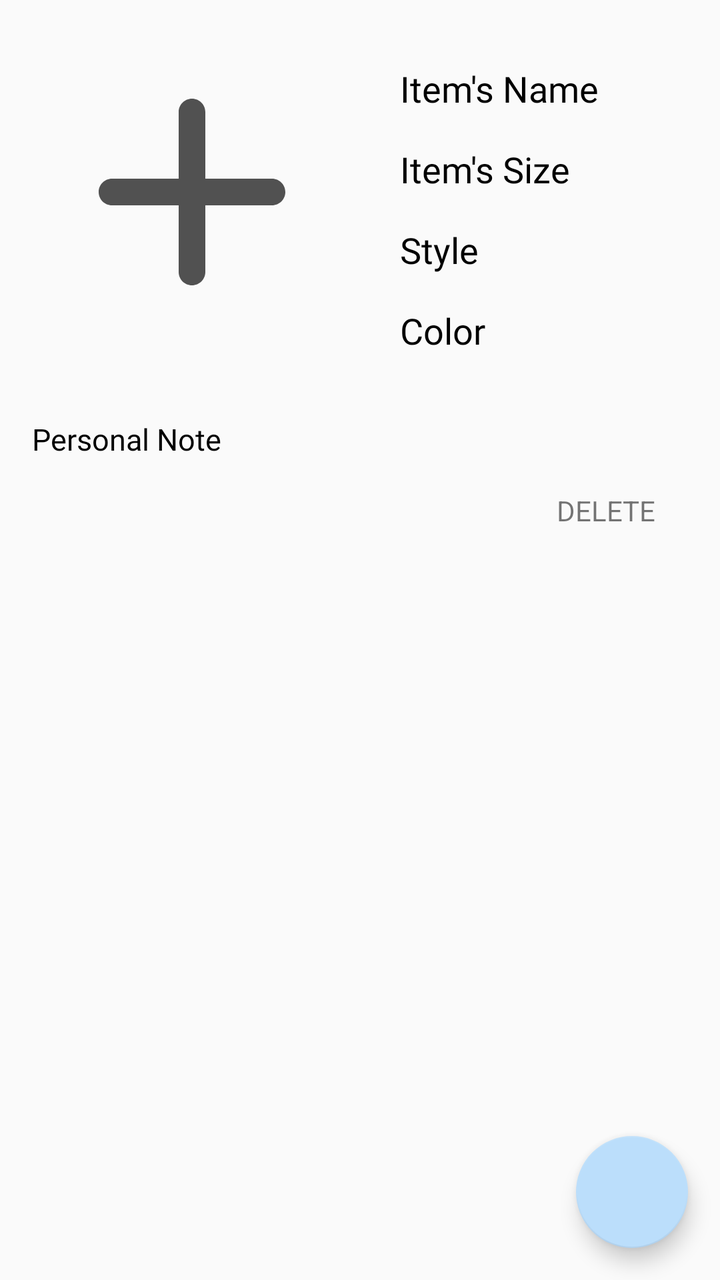
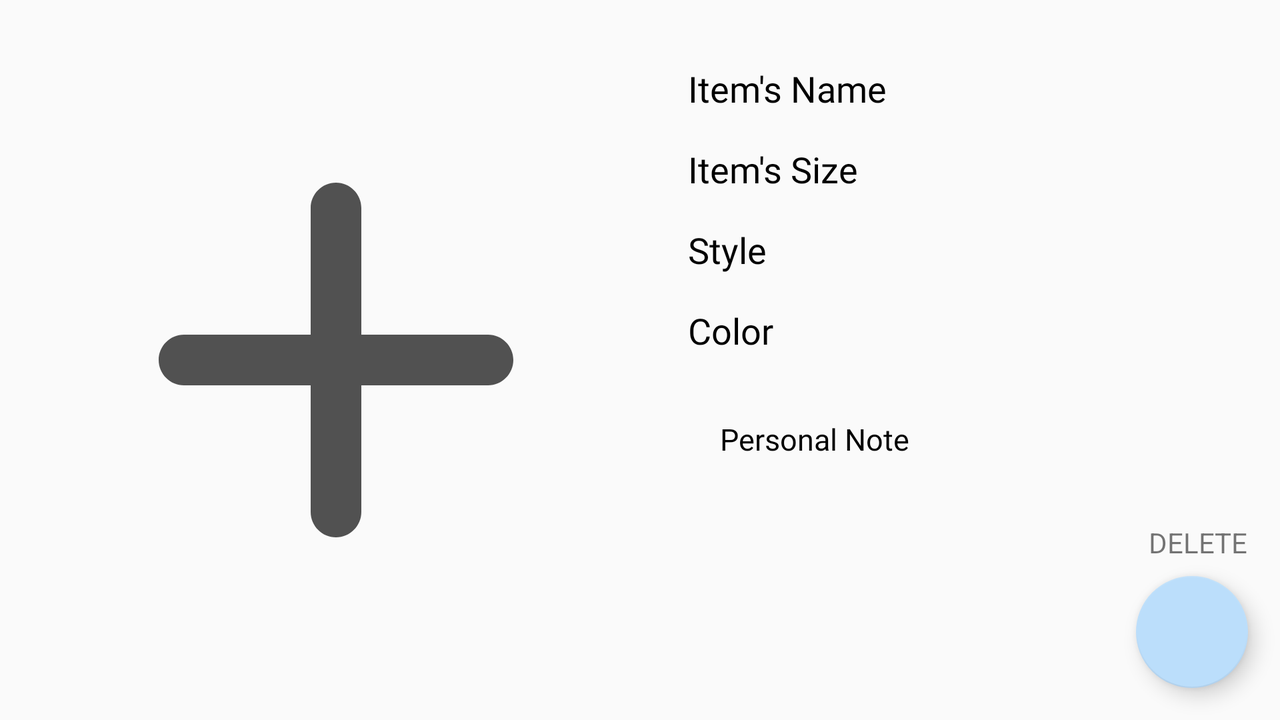

An Android layout and its configuration variant, each rendered on a device that would load it. The default file and the variant file are quoted in full after the pictures.
<!-- AndroidManifest.xml: application theme AppTheme -->
<!-- res/layout/fragment_clothes_detail_info.xml -->
<?xml version="1.0" encoding="utf-8"?>
<androidx.constraintlayout.widget.ConstraintLayout xmlns:android="http://schemas.android.com/apk/res/android"
    xmlns:app="http://schemas.android.com/apk/res-auto"
    xmlns:tools="http://schemas.android.com/tools"
    android:layout_width="match_parent"
    android:layout_height="match_parent"
    android:id="@+id/fragment_detail_main_layout"
    tools:context=".ui.fragments.ClothesDetailInfoFragment">

    <androidx.appcompat.widget.AppCompatImageView
        android:id="@+id/fragment_detail_image"
        android:layout_width="0dp"
        android:layout_height="wrap_content"
        android:layout_margin="@dimen/default_side_margin"
        android:adjustViewBounds="true"
        android:contentDescription="@string/image_of_the_clothing_item"
        app:layout_constraintEnd_toStartOf="@+id/fragment_detail_layout"
        app:layout_constraintHorizontal_chainStyle="spread"
        app:layout_constraintStart_toStartOf="parent"
        app:layout_constraintTop_toTopOf="parent"
        app:srcCompat="@drawable/ic_plus" />

    <LinearLayout
        android:id="@+id/fragment_detail_layout"
        android:layout_width="0dp"
        android:layout_height="wrap_content"
        android:layout_marginStart="@dimen/dp8"
        android:orientation="vertical"
        app:layout_constraintBottom_toBottomOf="@id/fragment_detail_image"
        app:layout_constraintEnd_toEndOf="parent"
        app:layout_constraintStart_toEndOf="@+id/fragment_detail_image"
        app:layout_constraintTop_toTopOf="@id/fragment_detail_image"
        app:layout_constraintVertical_bias="0.0">

        <androidx.appcompat.widget.AppCompatTextView
            android:id="@+id/fragment_detail_name"
            style="@style/FilterInfoDetail"
            android:layout_width="match_parent"
            android:layout_height="wrap_content"
            tools:text="@string/item_name" />

        <androidx.appcompat.widget.AppCompatTextView
            android:id="@+id/fragment_detail_size"
            style="@style/FilterInfoDetail"
            android:layout_width="match_parent"
            android:layout_height="wrap_content"
            tools:text="@string/item_size" />

        <androidx.appcompat.widget.AppCompatTextView
            android:id="@+id/fragment_detail_style"
            style="@style/FilterInfoDetail"
            android:layout_width="match_parent"
            android:layout_height="wrap_content"
            android:layout_marginTop="@dimen/default_side_margin"
            tools:text="@string/style" />

        <androidx.appcompat.widget.AppCompatTextView
            android:id="@+id/fragment_detail_color"
            style="@style/FilterInfoDetail"
            android:layout_width="match_parent"
            android:layout_height="wrap_content"
            android:layout_marginTop="@dimen/default_side_margin"
            tools:text="@string/color" />

    </LinearLayout>

    <androidx.constraintlayout.widget.Barrier
        android:id="@+id/labelBarrier"
        android:layout_width="wrap_content"
        android:layout_height="1dp"
        app:barrierDirection="bottom"
        app:constraint_referenced_ids="fragment_detail_layout,fragment_detail_image" />

    <androidx.appcompat.widget.AppCompatTextView
        android:id="@+id/fragment_detail_note"
        style="@style/PlainText"
        android:layout_width="match_parent"
        android:layout_height="wrap_content"
        android:layout_margin="@dimen/default_side_margin"
        android:paddingTop="@dimen/default_side_margin"
        app:layout_constraintEnd_toEndOf="parent"
        app:layout_constraintStart_toStartOf="parent"
        app:layout_constraintTop_toBottomOf="@id/labelBarrier"
        tools:text="@string/personal_note" />

    <TextView
        android:id="@+id/fragment_detail_delete"
        style="@style/Button"
        android:layout_width="wrap_content"
        android:layout_height="wrap_content"
        android:layout_margin="@dimen/default_side_margin"
        android:drawableStart="@drawable/ic_menu_delete"
        android:drawablePadding="@dimen/dp4"
        android:paddingEnd="@dimen/default_side_margin"
        android:text="@string/delete"
        app:layout_constraintEnd_toEndOf="parent"
        app:layout_constraintTop_toBottomOf="@+id/fragment_detail_note"
        tools:ignore="RtlSymmetry" />

    <com.google.android.material.floatingactionbutton.FloatingActionButton
        android:id="@+id/fragment_detail_fab"
        android:layout_width="wrap_content"
        android:layout_height="wrap_content"
        android:layout_margin="@dimen/default_side_margin"
        android:contentDescription="@string/edit"
        android:gravity="center_vertical"
        android:src="@drawable/ic_edit_query"
        app:layout_constraintBottom_toBottomOf="parent"
        app:layout_constraintEnd_toEndOf="parent" />

</androidx.constraintlayout.widget.ConstraintLayout>
<!-- resources referenced by this layout -->
<resources>
  <dimen name="default_side_margin">16dp</dimen>
  <dimen name="dp4">4dp</dimen>
  <dimen name="dp8">8dp</dimen>
  <!-- drawable ic_plus (drawable) -->
  <?xml version="1.0" encoding="utf-8"?>
  <vector xmlns:android="http://schemas.android.com/apk/res/android"
      android:width="24.0dp"
      android:height="24.0dp"
      android:viewportWidth="24.0"
      android:viewportHeight="24.0">
  
      <path
          android:fillColor="@color/grey"
          android:pathData="M18,13h-5v5c0,0.55 -0.45,1 -1,1h0c-0.55,0 -1,-0.45 -1,-1v-5H6c-0.55,0 -1,-0.45 -1,-1v0c0,-0.55 0.45,-1 1,-1h5V6c0,-0.55 0.45,-1 1,-1h0c0.55,0 1,0.45 1,1v5h5c0.55,0 1,0.45 1,1v0C19,12.55 18.55,13 18,13z" />
  
  </vector>
  <string name="color">Color</string>
  <string name="delete">Delete</string>
  <string name="edit">Edit</string>
  <string name="image_of_the_clothing_item">Image of the clothing item</string>
  <string name="item_name">Item\'s Name</string>
  <string name="item_size">Item\'s Size</string>
  <string name="personal_note">Personal Note</string>
  <string name="style">Style</string>
  <style name="Button">
          <item name="android:background">@drawable/bckg_btn</item>
          <item name="android:gravity">center</item>
          <item name="textAllCaps">true</item>
      </style>
  <style name="FilterInfoDetail">
          <item name="android:textSize">18sp</item>
          <item name="android:fontFamily">@font/bodonio</item>
          <item name="android:textColor">@android:color/black</item>
          <item name="android:layout_marginTop">@dimen/default_side_margin</item>
      </style>
  <style name="PlainText">
          <item name="android:textSize">15sp</item>
          <item name="android:lineSpacingMultiplier">1.3</item>
          <item name="android:fontFamily">@font/bodonio</item>
          <item name="android:textColor">@android:color/black</item>
      </style>
  <style name="AppTheme" parent="Theme.AppCompat.Light.DarkActionBar">
          
          <item name="colorPrimary">@color/colorPrimary</item>
          <item name="colorPrimaryDark">@color/colorPrimaryDark</item>
          <item name="colorAccent">@color/colorAccent</item>
      </style>
  <color name="grey">#515151</color>
  <color name="colorPrimary">#ffecb3</color>
  <color name="colorPrimaryDark">#cbba83</color>
  <color name="colorAccent">#bbdefb</color>
</resources>
<!-- res/layout-land/fragment_clothes_detail_info.xml (the repository's variant of the layout above) -->
<!-- drawn on the phone turned sideways -->
<?xml version="1.0" encoding="utf-8"?>
<androidx.constraintlayout.widget.ConstraintLayout xmlns:android="http://schemas.android.com/apk/res/android"
    xmlns:app="http://schemas.android.com/apk/res-auto"
    xmlns:tools="http://schemas.android.com/tools"
    android:layout_width="match_parent"
    android:layout_height="match_parent"
    android:id="@+id/fragment_detail_main_layout"
    tools:context=".ui.fragments.ClothesDetailInfoFragment">

    <androidx.appcompat.widget.AppCompatImageView
        android:id="@+id/fragment_detail_image"
        android:layout_width="0dp"
        android:layout_height="0dp"
        android:layout_margin="@dimen/default_side_margin"
        android:adjustViewBounds="true"
        android:contentDescription="@string/image_of_the_clothing_item"
        android:maxWidth="@dimen/max_img_detail_width"
        app:layout_constraintBottom_toBottomOf="parent"
        app:layout_constraintEnd_toStartOf="@+id/fragment_detail_scrollv_only_landscape"
        app:layout_constraintHorizontal_chainStyle="spread"
        app:layout_constraintStart_toStartOf="parent"
        app:layout_constraintTop_toTopOf="parent"
        app:srcCompat="@drawable/ic_plus" />

    <ScrollView
        android:id="@+id/fragment_detail_scrollv_only_landscape"
        android:layout_width="0dp"
        android:layout_height="0dp"
        app:layout_constraintBottom_toBottomOf="parent"
        app:layout_constraintEnd_toEndOf="parent"
        app:layout_constraintStart_toEndOf="@+id/fragment_detail_image"
        app:layout_constraintTop_toTopOf="@id/fragment_detail_image"
        app:layout_constraintVertical_bias="0.0">

        <LinearLayout
            android:id="@+id/fragment_detail_layout"
            android:layout_width="match_parent"
            android:layout_height="wrap_content"
            android:layout_marginStart="@dimen/dp8"
            android:orientation="vertical">

            <androidx.appcompat.widget.AppCompatTextView
                android:id="@+id/fragment_detail_name"
                style="@style/FilterInfoDetail"
                android:layout_width="match_parent"
                android:layout_height="wrap_content"
                tools:text="@string/item_name" />

            <androidx.appcompat.widget.AppCompatTextView
                android:id="@+id/fragment_detail_size"
                style="@style/FilterInfoDetail"
                android:layout_width="match_parent"
                android:layout_height="wrap_content"
                tools:text="@string/item_size" />

            <androidx.appcompat.widget.AppCompatTextView
                android:id="@+id/fragment_detail_style"
                style="@style/FilterInfoDetail"
                android:layout_width="match_parent"
                android:layout_height="wrap_content"
                android:layout_marginTop="@dimen/default_side_margin"
                tools:text="@string/style" />

            <androidx.appcompat.widget.AppCompatTextView
                android:id="@+id/fragment_detail_color"
                style="@style/FilterInfoDetail"
                android:layout_width="match_parent"
                android:layout_height="wrap_content"
                android:layout_marginTop="@dimen/default_side_margin"
                tools:text="@string/color" />

            <androidx.appcompat.widget.AppCompatTextView
                android:id="@+id/fragment_detail_note"
                style="@style/PlainText"
                android:layout_width="match_parent"
                android:layout_height="wrap_content"
                android:layout_margin="@dimen/default_side_margin"
                android:paddingTop="@dimen/default_side_margin"
                tools:text="@string/personal_note" />

            <TextView
                android:id="@+id/fragment_detail_delete"
                style="@style/Button"
                android:layout_width="wrap_content"
                android:layout_height="wrap_content"
                android:layout_gravity="end"
                android:layout_margin="@dimen/default_side_margin"
                android:drawableStart="@drawable/ic_menu_delete"
                android:drawablePadding="@dimen/dp4"
                android:text="@string/delete" />
        </LinearLayout>
    </ScrollView>

    <com.google.android.material.floatingactionbutton.FloatingActionButton
        android:id="@+id/fragment_detail_fab"
        android:layout_width="wrap_content"
        android:layout_height="wrap_content"
        android:layout_margin="@dimen/default_side_margin"
        android:contentDescription="@string/edit"
        android:gravity="center_vertical"
        android:src="@drawable/ic_edit_query"
        app:layout_constraintBottom_toBottomOf="parent"
        app:layout_constraintEnd_toEndOf="parent" />

</androidx.constraintlayout.widget.ConstraintLayout>
<!-- resources referenced by the variant -->
<!-- as the phone turned sideways resolves them -->
<resources>
  <dimen name="default_side_margin">16dp</dimen>
  <dimen name="dp4">4dp</dimen>
  <dimen name="dp8">8dp</dimen>
  <dimen name="max_img_detail_width">250dp</dimen>
  <!-- drawable ic_plus (drawable) -->
  <?xml version="1.0" encoding="utf-8"?>
  <vector xmlns:android="http://schemas.android.com/apk/res/android"
      android:width="24.0dp"
      android:height="24.0dp"
      android:viewportWidth="24.0"
      android:viewportHeight="24.0">
  
      <path
          android:fillColor="@color/grey"
          android:pathData="M18,13h-5v5c0,0.55 -0.45,1 -1,1h0c-0.55,0 -1,-0.45 -1,-1v-5H6c-0.55,0 -1,-0.45 -1,-1v0c0,-0.55 0.45,-1 1,-1h5V6c0,-0.55 0.45,-1 1,-1h0c0.55,0 1,0.45 1,1v5h5c0.55,0 1,0.45 1,1v0C19,12.55 18.55,13 18,13z" />
  
  </vector>
  <string name="color">Color</string>
  <string name="delete">Delete</string>
  <string name="edit">Edit</string>
  <string name="image_of_the_clothing_item">Image of the clothing item</string>
  <string name="item_name">Item\'s Name</string>
  <string name="item_size">Item\'s Size</string>
  <string name="personal_note">Personal Note</string>
  <string name="style">Style</string>
  <style name="Button">
          <item name="android:background">@drawable/bckg_btn</item>
          <item name="android:gravity">center</item>
          <item name="textAllCaps">true</item>
      </style>
  <style name="FilterInfoDetail">
          <item name="android:textSize">18sp</item>
          <item name="android:fontFamily">@font/bodonio</item>
          <item name="android:textColor">@android:color/black</item>
          <item name="android:layout_marginTop">@dimen/default_side_margin</item>
      </style>
  <style name="PlainText">
          <item name="android:textSize">15sp</item>
          <item name="android:lineSpacingMultiplier">1.3</item>
          <item name="android:fontFamily">@font/bodonio</item>
          <item name="android:textColor">@android:color/black</item>
      </style>
  <style name="AppTheme" parent="Theme.AppCompat.Light.DarkActionBar">
          
          <item name="colorPrimary">@color/colorPrimary</item>
          <item name="colorPrimaryDark">@color/colorPrimaryDark</item>
          <item name="colorAccent">@color/colorAccent</item>
      </style>
  <color name="grey">#515151</color>
  <color name="colorPrimary">#ffecb3</color>
  <color name="colorPrimaryDark">#cbba83</color>
  <color name="colorAccent">#bbdefb</color>
</resources>
